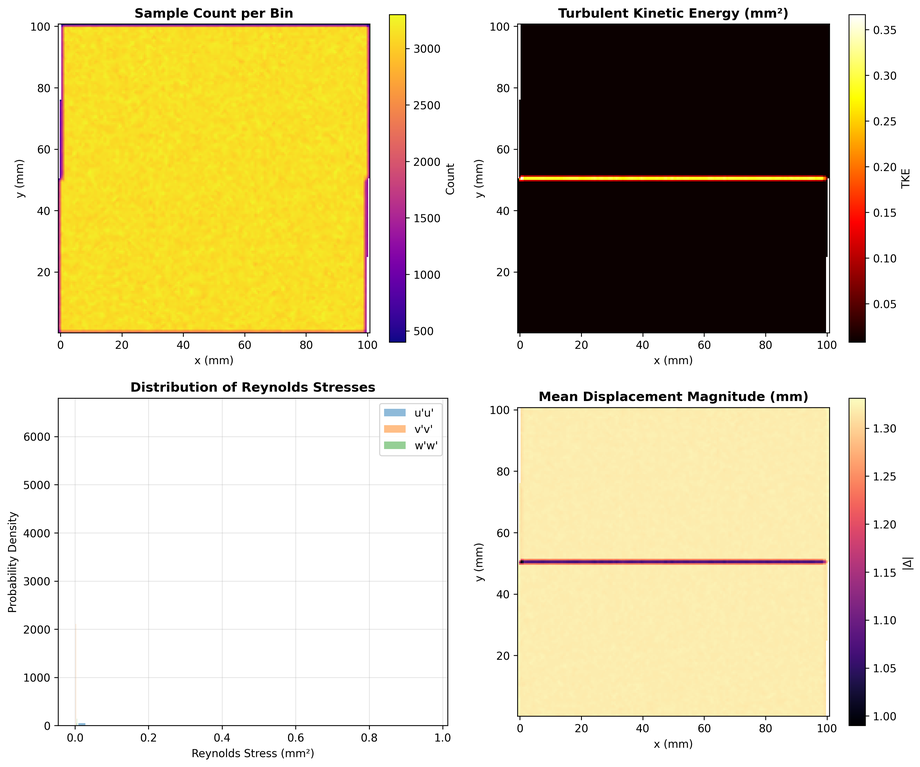
#> input picture manual_tools/Image_generation/reynolds_stress_summary.png, 920 x 767 px, shrunk from 3545 x 2955 before the run
$ python -i generic_readers.py   (imports and definitions only)
#> lines starting #> are read from the running program, lines starting #| are printed output that depends on the picture
import logging
import os
from pathlib import Path

import cv2
import numpy as np


# [23 lines left out: function read_tiff, not called in this run]


def read_png_jpeg(file_path: str) -> np.ndarray:
    """Read PNG/JPEG images using PIL or opencv.

    Returns:
        np.ndarray: Image as float32 for consistent processing.
    """
    if not os.path.exists(file_path):
        raise FileNotFoundError(f"Image file not found: {file_path}")

    try:
        from PIL import Image

        img = Image.open(file_path)
#> img is the input picture: PIL image 920x767 RGBA; mean R, G, B, A 213.6, 203.9, 171.2, 255
        if img.mode in ("RGB", "RGBA", "P", "L") and img.mode != "L":
            logging.debug(
                f"Converting color PNG/JPEG image to grayscale: {Path(file_path).name}"
            )
            img = img.convert("L")
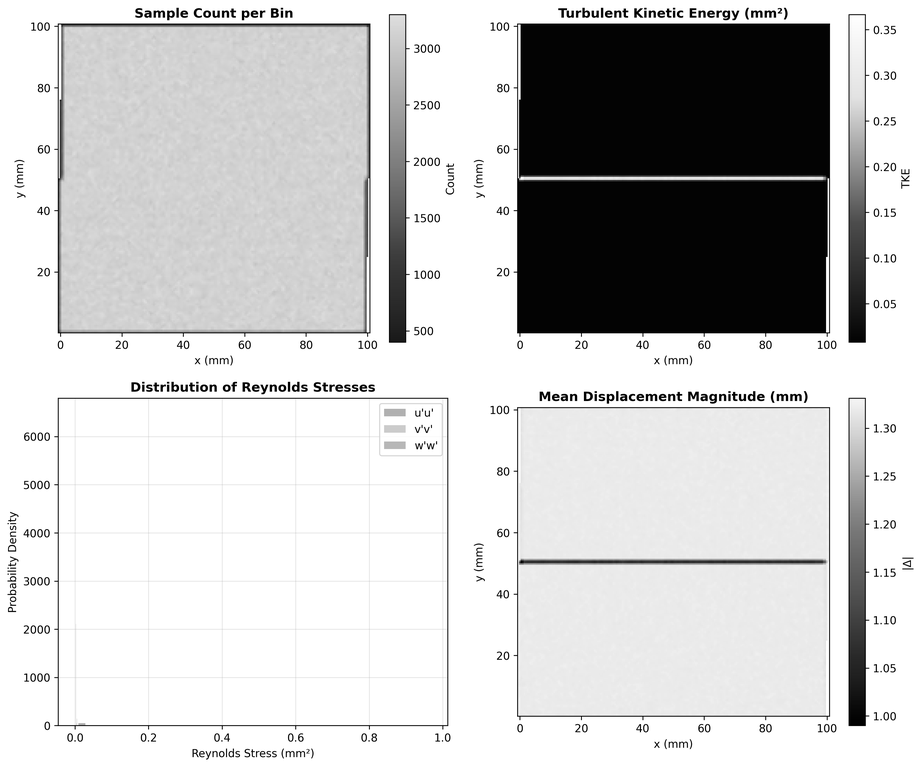
#> img: PIL image 920x767 L; min 0, max 255, mean 203.1
        img_array = np.array(img)
        return img_array.astype(np.float32)
    except ImportError:
        img = cv2.imread(file_path, cv2.IMREAD_UNCHANGED)
        if img is None:
            raise FileNotFoundError(f"Image file could not be read: {file_path}")
        if img.ndim > 2 and img.shape[-1] > 1:
            logging.debug(
                f"Converting color PNG/JPEG image to grayscale: {Path(file_path).name}"
            )
            if img.shape[-1] == 3:
                img = cv2.cvtColor(img, cv2.COLOR_BGR2GRAY)
            elif img.shape[-1] == 4:
                img = cv2.cvtColor(img, cv2.COLOR_BGRA2GRAY)
            else:
                img = np.mean(img, axis=-1)
        # Handle (H, W, 1) grayscale images - squeeze singleton channel
        if img.ndim == 3 and img.shape[-1] == 1:
            img = img[:, :, 0]
        return img.astype(np.float32)


# [30 lines left out: function read_raw, not called in this run]

>>> result = read_png_jpeg('../../../manual_tools/Image_generation/reynolds_stress_summary.png')

$ run again, on manual_tools/Image_generation/reynolds_stress_visualization.png
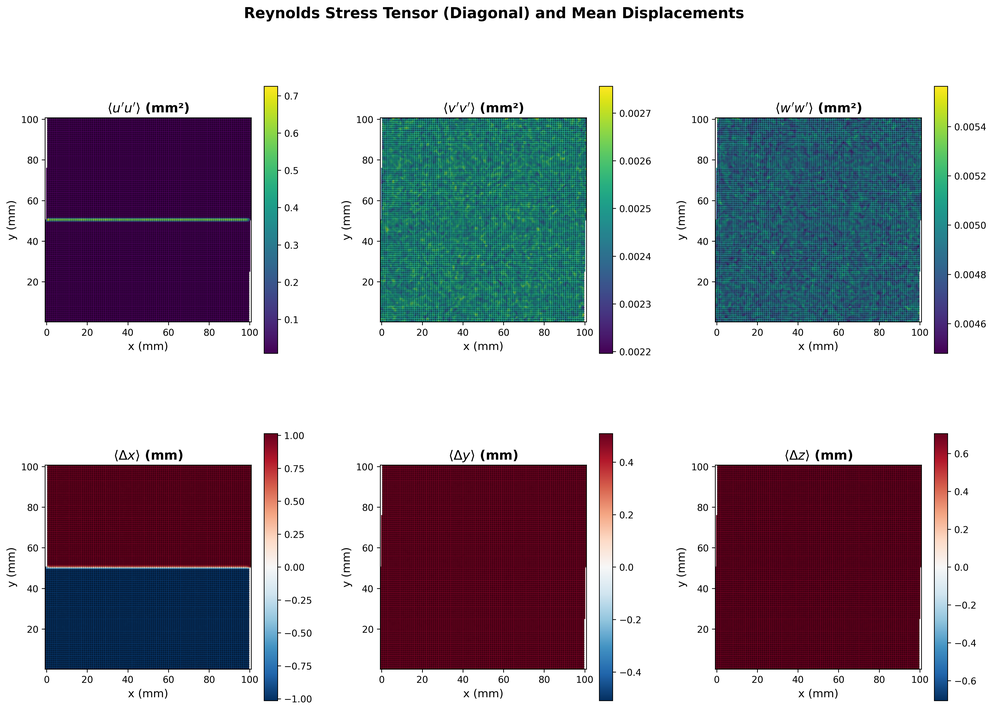
#> input picture manual_tools/Image_generation/reynolds_stress_visualization.png, 993 x 711 px, shrunk from 4479 x 3208 before the run
#> in read_png_jpeg, img is the input picture: PIL image 993x711 RGBA; mean R, G, B, A 174.6, 169.7, 178, 255
#> in read_png_jpeg, `img = img.convert("L")`:
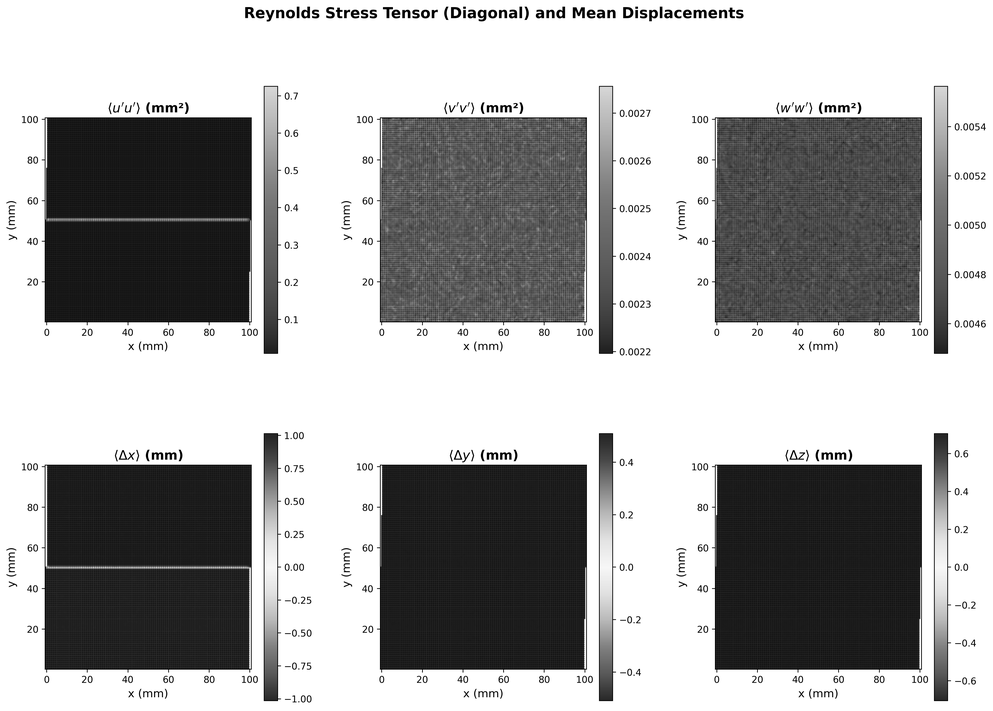
#> img: PIL image 993x711 L; min 0, max 255, mean 172.1
